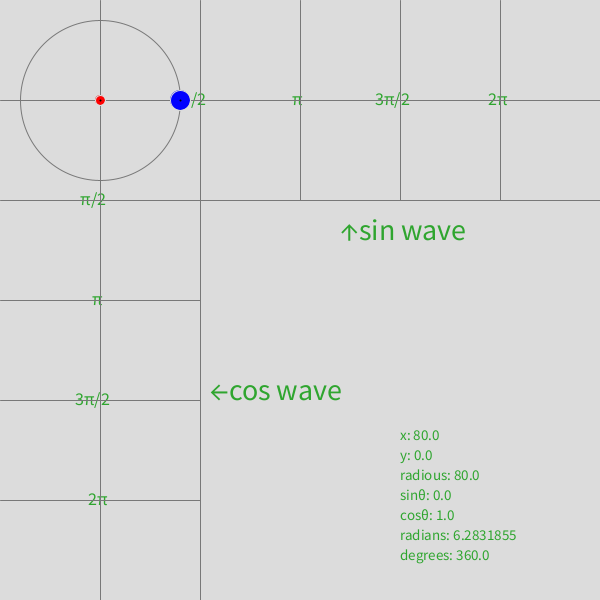
Frame 1 (no input)
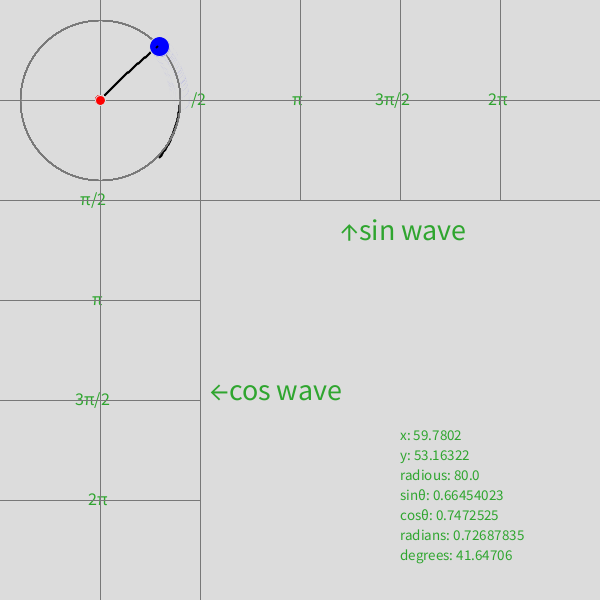
Frame 60 (the mouse pressed at the canvas centre just before this capture)
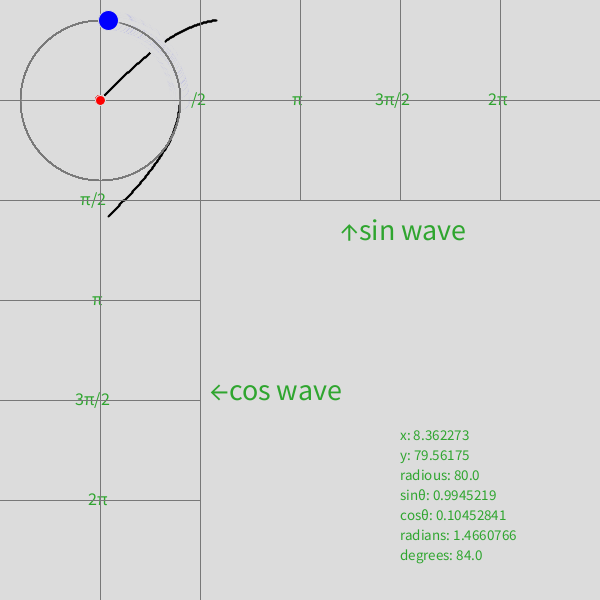
Frame 120 (the mouse held since frame 60 and released just before this capture)

The Processing sketch that drew these frames (run headless with seeded random() and noise(); from frame 60 on, the mouse is pressed at the canvas centre):

// Processing sketch: sincos_wave
// ── sincos_wave.pde
float vguideX1;
float vguideX2;
float vguideX3;
float vguideX4;
float vguideX5;
float hguideY1;
float hguideY2;
float hguideY3;
float hguideY4;
float hguideY5;
float radious;
float Xcord;
float Ycord;
float pXcord;
float pYcord;
float sin;
float cos;
float radians;
float degrees;
float t;
float tr;
float speed;
float trmap;
float ptrmap;

void setup() {
  size(600, 600);
  background(220);
  vguideX1 = 100;
  vguideX2 = 200;
  vguideX3 = 300;
  vguideX4 = 400;
  vguideX5 = 500;
  hguideY1 = 100;
  hguideY2 = 200;
  hguideY3 = 300;
  hguideY4 = 400;
  hguideY5 = 500;
  radious = 80;
  Xcord = radious;
  Ycord = 0;
  pXcord = radious;
  pYcord = 0;
  sin = 0;
  cos = 1;
  radians = 0;
  degrees = 0;
  t = 0;
  tr = 0;
  speed = 0.5;
  trmap = 0;
  ptrmap = 0;

  //text
  fill(0, 150, 0, 200);
  textSize(18);
  text("π/2", 180, 105);
  text("π", 292, 105);
  text("3π/2", 375, 105);
  text("2π", 488, 105);
  text("π/2", 80, 205);
  text("π", 92, 305);
  text("3π/2", 75, 405);
  text("2π", 88, 505);
}

void draw() {
  smooth();

  //erace privious blue ball
  fill(220);
  stroke(220);
  ellipse(pXcord + vguideX1, hguideY1 - pYcord, 20, 20);

  //erace texts for data
  fill(220);
  noStroke();
  rect(vguideX2 + 1, hguideY2 + 1, width - vguideX2 - 1, height - hguideY2 - 1);

  //set tr (radians based on time)
  tr = map(t, 0, 255, 0, 5/2*PI);

  //set trmap (it will be used as a cordinate to draw curves)
  trmap = map(tr, 0, 5/2*PI, 0, vguideX5);

  //set cordinates
  Xcord = radious*cos(tr);
  if (tr == 5/2*PI) {
    Ycord = 0;
  } 
  else { 
    Ycord = radious*sin(tr);
  }

  //draw guidelines
  stroke(120);
  line(vguideX1, 0, vguideX1, height);
  line(vguideX2, 0, vguideX2, hguideY2);
  line(vguideX3, 0, vguideX3, hguideY2);
  line(vguideX4, 0, vguideX4, hguideY2);
  line(vguideX5, 0, vguideX5, hguideY2);
  line(0, hguideY1, width, hguideY1);
  line(0, hguideY2, vguideX2, hguideY2);
  line(0, hguideY3, vguideX2, hguideY3);
  line(0, hguideY4, vguideX2, hguideY4);
  line(0, hguideY5, vguideX2, hguideY5);
  line(vguideX2, hguideY2, vguideX2, height);
  line(vguideX2, hguideY2, width, hguideY2);

  //draw a circle
  stroke(120);
  noFill();
  ellipse(vguideX1, hguideY1, 2*radious, 2*radious);

  //draw balls
  stroke(220);
  strokeWeight(1);
  fill(255, 0, 0);
  ellipse(vguideX1, hguideY1, 10, 10);
  fill(0, 0, 255);
  ellipse(Xcord + vguideX1, hguideY1 - Ycord, 20, 20);

  /*
  //draw a line btw two balls
   noFill();
   line(vguideX1, hguideY1, Xcord + vguideX1, hguideY1 - Ycord);
   
   //draw a line btw blue ball and horizontal guideline
   line(Xcord + vguideX1, hguideY1 - Ycord, Xcord + vguideX1, hguideY1);
   
   //draw an arc btw the line depicted above and horizontal guideline
   noFill();
   arc(vguideX1, hguideY1, radious/3, radious/3, 2*PI- tr, 2*PI);
   */

  //texts for data
  fill(0, 150, 0, 200);
  textSize(30);
  text("↑sin wave", 340, 240);
  text("←cos wave", 210, 400);
  fill(0, 150, 0);

  textSize(15);
  fill(0, 150, 0, 200);
  text("x: "+ Xcord, 400, 440);
  text("y: "+ Ycord, 400, 460);
  text("radious: "+ radious, 400, 480);
  sin = Ycord/radious;
  text("sinθ: "+ sin, 400, 500);
  cos = Xcord/radious;
  text("cosθ: "+ cos, 400, 520); 
  if (Ycord > 0) {
    radians = acos(cos);
    text("radians: "+ radians, 400, 540);
    degrees = degrees(radians);
    text("degrees: "+ degrees, 400, 560);
  } 
  else {
    radians = 2*PI - acos(cos);
    text("radians: "+ radians, 400, 540);
    degrees = degrees(radians);
    text("degrees: "+ degrees, 400, 560);
  }

  //draw a sinwave and coswave
  strokeWeight(2);
  stroke(0);
  line(vguideX1 + ptrmap, hguideY1 - pYcord, vguideX1 + trmap, hguideY1 - Ycord);
  line(vguideX1 + pXcord, hguideY1 + ptrmap, vguideX1 + Xcord, hguideY1 + trmap);
  strokeWeight(1);

  //stock some data as privious variables
  ptrmap = trmap;
  pXcord = Xcord;
  pYcord = Ycord;

  //stop drawing when the wave reachs end
  if (trmap == vguideX5) {
    speed = 0;
  }

  //add to t
  t = t + speed;
}
